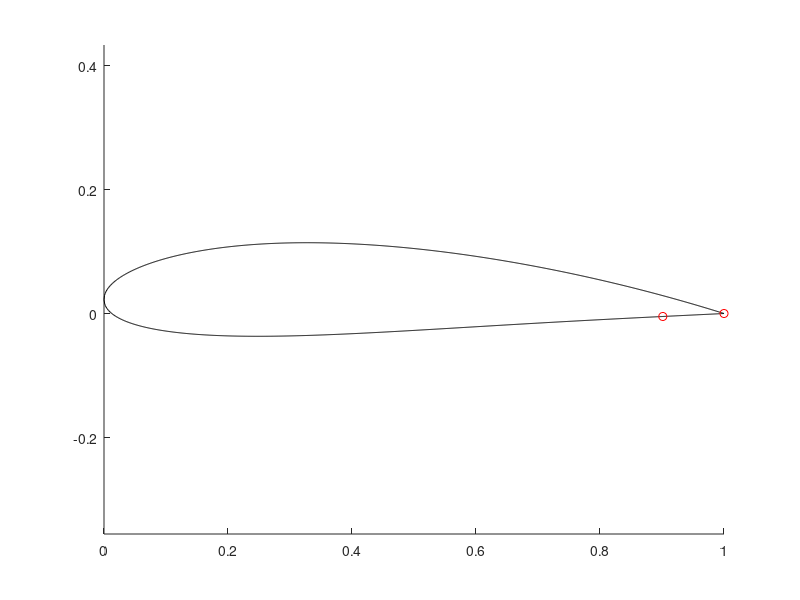

Write MATLAB code to recreate this figure.
% ASEN 3802 Lab 3 Aerodynamics Part 1 Task 1 NACA 4-Digit Generator

clear;
clc;
close all;

% c = chord length
% x = position along the chord from 0 to c
% y_t = the half thickness at a given x (mean camber line to surface)
% t = max thickness in percent chord
% m = maximum camber in percent chord
% p = location of max camber


function [x_b, y_b] = NACA_Airfoil_gen (c, t, m, p, x)

    y_t = ((t*c)/0.2) * (0.2969*sqrt(x/c) - 0.126*(x/c) - 0.3516*(x/c).^2 + 0.2843*(x/c).^3 - 0.1036*(x/c).^4); % thickness distribution of airfoil normal to the mean camber line
    
    y_c = 0; % formula for the mean camber line
    
    for i = 1:length(x)   % looping through x vector
        if i >= 0 && i < p*c
        
            y_c = ((m*x)/(p^2)) .* (2*p - (x/c));
        
        end
        
        if i >= p*c && i <= c
        
            y_c = ((m*(c-x)) / ((1-p)^2)) .* (1 + (x/c) - 2*p);
        
        end
    end
    
    dy_c_dx = diff(y_c) / diff(x);
    
    xi = atan(dy_c_dx);  % local angle
    
    % coordinates of upper(U) and lower(L) airfoil surface
    x_U = x - y_t.*sin(xi);  % i changes sign directions to go clockwise
    x_L = x + y_t.*sin(xi);

    x_b = [ x_U(end:-1:1), x_L(2:end) ]; % boundary matrix which reverses direction so starts at TE and goes cw
    
    y_U = y_c - y_t.*cos(xi);
    y_L = y_c + y_t.*cos(xi);

    y_b = [ y_U(end:-1:1), y_L(2:end) ];

end


c = 1;
t = 0.15;
m = 0.04;
p = 0.4;

x = linspace(0,c, 1000); % x is between 0 and c


[x_b, y_b] = NACA_Airfoil_gen (c, t, m, p, x);


figure;
hold on
plot (x_b, y_b, 'k');
% plot (x_L, y_L, 'k');
plot (x_b(1), y_b(1), 'ro');
plot (x_b(100), y_b(100), 'ro');
axis equal


